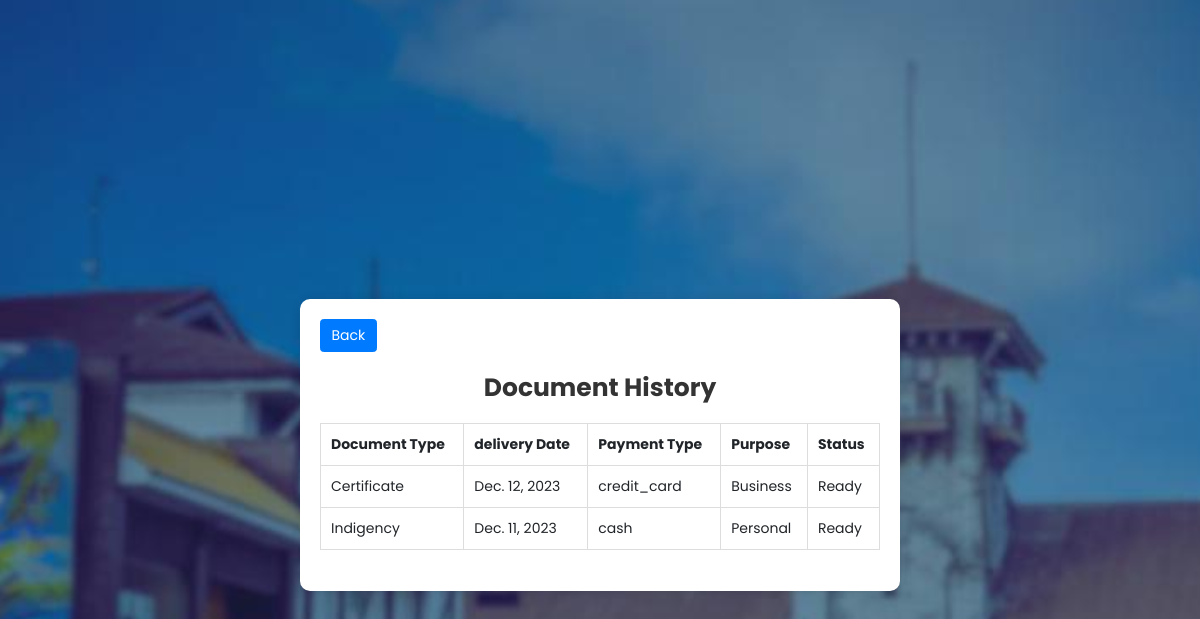
Page /request_history/ (signed in) on the committed database.
### bisapp/models.py (models this page shows, shortened)
class DocumentRequest(models.Model):
    PENDING = 'Pending'
    APPROVED = 'Approved'
    REJECTED = 'Rejected'
    STATUS_CHOICES = [
        (PENDING, 'Pending'),
        (APPROVED, 'Approved'),
        (REJECTED, 'Rejected'),
    ]
    user = models.ForeignKey(settings.AUTH_USER_MODEL, on_delete=models.CASCADE)
    document_id = models.CharField(max_length=20, unique=True, blank=False, null=True, default=None)
    document_type = models.CharField(max_length=50, choices=[
        ('Certificate', 'Certificate'),
        ('Clearance', 'Clearance'),
        ('Indigency', 'Indigency'),
        ('BarangayID', 'BarangayID'),
    ])
    delivery_date = models.DateField()
    payment_type = models.CharField(max_length=50, choices=[
        ('credit_card', 'Credit Card'),
        ('Gcash', 'Gcash'),
        ('cash', 'Cash'),
    ])
    purpose = models.CharField(max_length=50, choices=[
        ('Business', 'Business'),
        ('Personal', 'Personal'),
        ('Others', 'Others'),
    ])
    status = models.CharField(max_length=20, choices=STATUS_CHOICES, default=PENDING)

### bisapp/views.py (the view)
# urls.py: path('request_history/', views.request_history, name='request_history'),
def request_history(request):
    result = DocumentRequest.objects.filter(user=request.user)
    return render(request, 'request_history.html', {'result': result})

### templates/request_history.html (shortened to what this page needs)
{% load static %}
<!DOCTYPE html>
<html lang="en">
<head>
    <link rel="stylesheet" href="{% static 'bisapp/UserUI.css' %}">
    <link href="https://cdn.jsdelivr.net/npm/bootstrap@4.5.0/dist/css/bootstrap.min.css" rel="stylesheet">
</head>
<body>
    <form method="post" action="{% url 'request_history' %}">
        <a class="btn btn-primary mb-4" href="{% url 'main' %}">Back</a>
        <h1>Document History</h1>
        <table>
            <tr>
                <th>Document Type</th>
                <th>delivery Date</th>
                <th>Payment Type</th>
                <th>Purpose</th>
                <th>Status</th>
            </tr>
            {% if result %}
                {% for row in result %}
                    <tr>
                        <td>{{ row.document_type }}</td>
                        <td>{{ row.delivery_date }}</td>
                        <td>{{ row.payment_type }}</td>
                        <td>{{ row.purpose }}</td>
                        <td>{{ row.status }}</td>
                    </tr>
                {% endfor %}
            {% else %}
                <tr><td colspan='5'>No documents found for the resident.</td></tr>
            {% endif %}
        </table>
        <br>
    </form>
</body>
</html>

### bisapp/static/bisapp/UserUI.css (style rules this page uses)
:root { --color-primary: #7388ec; --color-danger: #ff7782; --color-success: #41f1b6; --color-warning: #ffbb55; --color-white: #ffffff; --color-info-dark: #7d8da1; --color-info-light: #dce1eb; --color-dark: #363949; --color-light: rgba(132, 139, 200, 0.18); --color-primary-variant: #111e88; --color-dark-variant: #677483; --color-background: #f6f6f9; --card-border-radius: 2rem; --border-radius-1: 0.4rem; --border-radius-2: 0.8rem; --border-radius-3: 1.2rem; --card-padding: 1.8rem; --padding-1: 1.2rem; --box-shadow: 0 2rem 3rem var(--color-light); }
* { margin: 0; padding: 0; outline: 0; appearance: 0; border: 0; text-decoration: none; list-style: none; box-sizing: border-box; }
html { font-size: 14px; }
body { width: 100vw; height: 100vh; font-family: poppins, sans-serif; font-size: 0.88rem; background: var(--color-background); user-select: none; overflow-x: hidden; color: var(--color-dark); }
a { color: var(--color-dark); }
h1 { font-weight: 800; font-size: 1.8rem; }

### templates/request_history.html (style rules this page uses)
body { background-image: url(image/update\ profile.png); font-family: 'poppins', sans-serif; background-color: #f4f4f4; margin: 0; padding: 0; display: flex; justify-content: center; align-items: center; height: 100vh; }
form { margin-top: 90px; background-color: #fff; padding: 20px; border-radius: 10px; box-shadow: 0 0 10px rgba(0, 0, 0, 0.1); width: 50%; }
h1 { font-weight: bold; font-size: 25px; text-align: center; font-family: 'poppins', sans-serif; color: #333; }
table { border-collapse: collapse; width: 100%; margin-top: 20px; }
th, td { border: 1px solid #ddd; padding: 10px; text-align: left; }

### rows in the picture
DocumentRequest: document_type "Certificate", delivery_date "Dec. 12, 2023", payment_type "credit_card", purpose "Business", status "Ready"
DocumentRequest: document_type "Indigency", delivery_date "Dec. 11, 2023", payment_type "cash", purpose "Personal", status "Ready"
